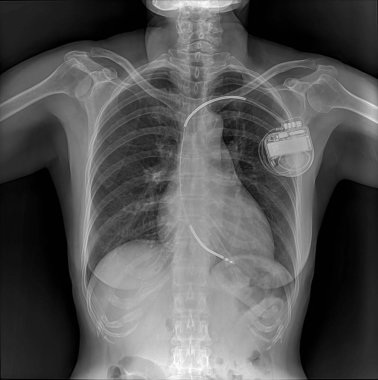
#> input picture images/chest-ray.jpg, 378 x 380 px, found by its file name
$ python sobelv3.py   (older library calls are emulated)
#> lines starting #> are read from the running program, lines starting #| are printed output that depends on the picture; after the words box and inside, x2 and y2 are one past the last pixel; in counts of white or black regions, pixels touching at a corner belong together
import cv2
import numpy as np
from matplotlib import pyplot as plt

# Wczytaj obraz w odcieniach szarości
image_path = './images/chest-ray.jpg'
image = cv2.imread(image_path, cv2.IMREAD_GRAYSCALE)
#> image is the input picture: shape (380, 378); min 0, max 255, mean 84.9

if image is None:
    raise FileNotFoundError(f"Nie można wczytać pliku: {image_path}")

# 1. Preprocessing: Normalizacja jasności obrazu (wyrównanie histogramu)
equalized_image = cv2.equalizeHist(image)

# 2. Zastosowanie CLAHE dla poprawy kontrastu
clahe = cv2.createCLAHE(clipLimit=0.8, tileGridSize=(8, 8))
enhanced_image = clahe.apply(equalized_image)

# 3. Gaussian Blur do wygładzenia
blurred_image = cv2.GaussianBlur(enhanced_image, (5, 5), 1)
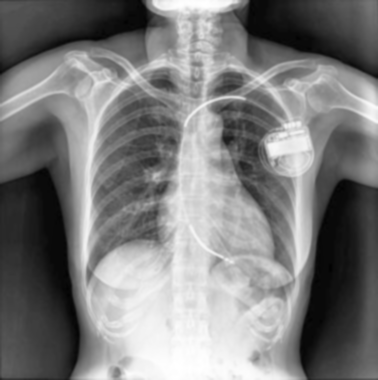
#> blurred_image: shape (380, 378); min 2, max 255, mean 125.9

# 4. Zastosowanie maski Sobela
sobel_x = cv2.Sobel(blurred_image, cv2.CV_64F, 1, 0, ksize=3)
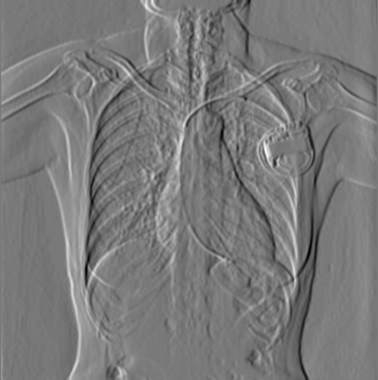
#> sobel_x: shape (380, 378) float64; min -266, max 290, mean 0.7; drawn with min black and max white
sobel_y = cv2.Sobel(blurred_image, cv2.CV_64F, 0, 1, ksize=3)
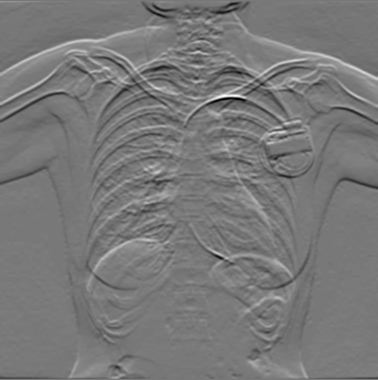
#> sobel_y: shape (380, 378) float64; min -293, max 326, mean 1.3; drawn with min black and max white
sobel_magnitude = cv2.magnitude(sobel_x, sobel_y)
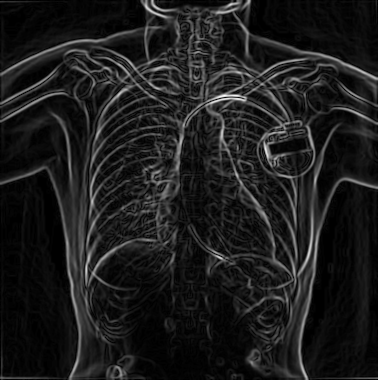
#> sobel_magnitude: shape (380, 378) float64; min 0, max 331.5, mean 37.4; drawn with min black and max white
sobel_magnitude = np.uint8(cv2.normalize(sobel_magnitude, None, 0, 255, cv2.NORM_MINMAX))

# 5. Progowanie
threshold_value = 50
_, thresholded_image = cv2.threshold(sobel_magnitude, threshold_value, 255, cv2.THRESH_BINARY)
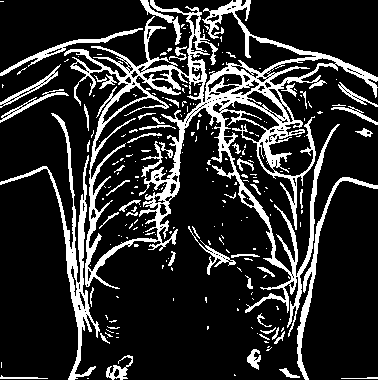
#> thresholded_image: shape (380, 378); 17.5% white; 237 white regions (185 under 20 px), largest, box (x1, y1, x2, y2) and area: (64, 0, 378, 337) 15529, (0, 113, 100, 380) 2701, (297, 177, 378, 380) 1170

# 6. Usuwanie krawędzi przy brzegach
height, width = thresholded_image.shape
#> height = 380; width = 378
margin = 20  # Margines w pikselach
thresholded_image[:margin, :] = 0  # Górna krawędź
thresholded_image[-margin:, :] = 0  # Dolna krawędź
thresholded_image[:, :margin] = 0  # Lewa krawędź
thresholded_image[:, -margin:] = 0  # Prawa krawędź
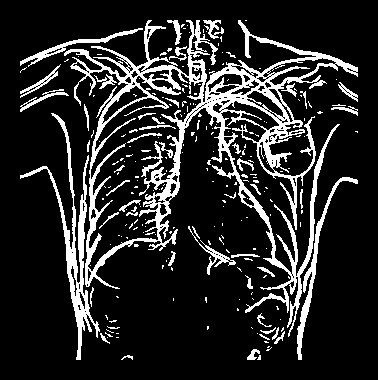
#> thresholded_image: shape (380, 378); 15.7% white; 232 white regions (183 under 20 px)

# 7. Znalezienie konturów
contours, _ = cv2.findContours(thresholded_image, cv2.RETR_EXTERNAL, cv2.CHAIN_APPROX_SIMPLE)
#> contours = 156 contours, 131 with area under 20; largest, box (x1, y1, x2, y2) and area: (64, 20, 358, 337) 26356, (20, 113, 100, 360) 2021, (297, 177, 358, 360) 766, (20, 28, 143, 67) 461, (188, 226, 236, 275) 215

# 8. Filtruj kontury na podstawie lokalizacji i obszaru
center_x, center_y = width // 2, height // 2
#> center_x = 189; center_y = 190
valid_contours = []

for contour in contours:
    # Sprawdź, czy kontur znajduje się w centralnym regionie obrazu
    x, y, w, h = cv2.boundingRect(contour)
    if center_x - width // 4 < x + w // 2 < center_x + width // 4 and \
       center_y - height // 4 < y + h // 2 < center_y + height // 4:
        valid_contours.append(contour)
#> this loop made 156 passes
#> (x, y, w, h) on passes 1 to 3: (257, 355, 4, 5), (121, 355, 12, 5), (247, 349, 13, 11)
#> after the loop, valid_contours = 68 contours, 59 with area under 20; largest, box (x1, y1, x2, y2) and area: (64, 20, 358, 337) 26356, (188, 226, 236, 275) 215, (237, 158, 254, 171) 46, (257, 267, 275, 277) 34, (231, 254, 260, 258) 33

if not valid_contours:
    raise ValueError("Nie znaleziono konturów w centralnym obszarze.")

# Wybierz największy kontur
heart_contour = max(valid_contours, key=cv2.contourArea)
#> heart_contour = contour of 2493 points, box (x1, y1, x2, y2) (64, 20, 358, 337), area 26356

# Utwórz maskę tylko z konturem serca
heart_mask = np.zeros_like(thresholded_image)
cv2.drawContours(heart_mask, [heart_contour], -1, 255, thickness=cv2.FILLED)
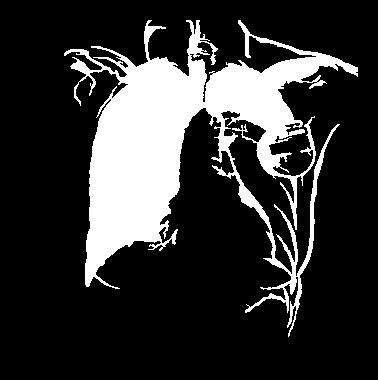
#> heart_mask: shape (380, 378); 20% white; 1 white region, box (x1, y1, x2, y2) and area: (64, 20, 358, 337) 28677

# [7 lines of commented-out code are left out]
plt.figure(figsize=(12, 6))

# Oryginalny obraz
plt.subplot(1, 3, 1)
plt.imshow(image, cmap='gray')
plt.title("Oryginał")
plt.axis('off')

# Po progowaniu Sobela
plt.subplot(1, 3, 2)
plt.imshow(thresholded_image, cmap='gray')
plt.title("Po Progowaniu Sobela")
plt.axis('off')

# Kontur serca
plt.subplot(1, 3, 3)
plt.imshow(heart_mask, cmap='gray')
plt.title("Pożądane Rozwiązanie")
plt.axis('off')

plt.tight_layout()
plt.show()
